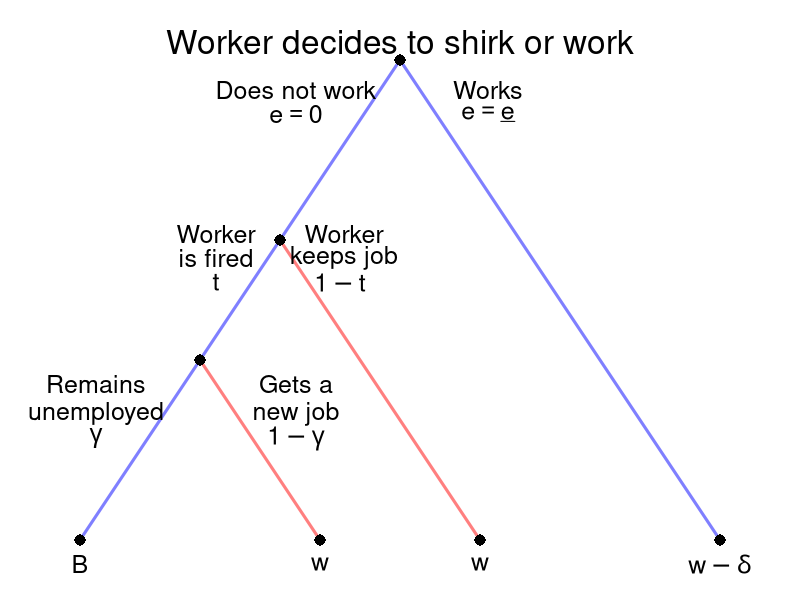

This figure's R source:
require(shape)
pdf(file = "employment/sequential_no_shirking.pdf", width = 9, height = 7)

#Set parameters for graphics
axislabelsize <- 1.5
labelsize <- 2
actionlabelsize <- 1.5
graphlinewidth <- 3
segmentlinewidth <- 2
nodesize <- 1.5

COL <- c("#7fc97f", "#beaed4", "#fdc086", "#ffff99", "#386cb0", "#f0027f", "#bf5b17", "#666666")
COLA <- c("#99d8c9","#66c2a4","#41ae76", "#238b45", "#005824")
COLB <- c("#4eb3d3", "#2b8cbe", "#0868ac","#084081")

par(mar =  c(0, 0, 0, 0))

xlims <- c(0, 10)
ylims <- c(0, 10)

npts <- 501 
x <- seq(xlims[1], xlims[2], length.out = npts)
y <- seq(ylims[1], ylims[2], length.out = npts) 

plot(0, 0, xlim = xlims, ylim = ylims, type = "n",
     xlab = expression(paste("")),
     ylab = expression(paste("")), 
     xaxt = "n", 
     yaxt = "n", 
     cex.lab = axislabelsize, 
     bty = "n",
     xaxs="i", 
     yaxs="i")

ticksy <- seq(from = 0, to = ylims[2], by = 2)
ylabels <- seq(from = 0, to = ylims[2], by = 2)
ticksx <- seq(from = 0, to = xlims[2], by = 2)
xlabels <- seq(from = 0, to = xlims[2], by = 2)

#Branches for Agent
#Fish 10
segments(5, 9, 1, 1, lty = 1, col = rgb(0, 0, 1, 0.5), lwd = graphlinewidth)
#Fish 12
segments(5, 9, 9, 1, lty = 1, col = rgb(0, 0, 1, 0.5), lwd = graphlinewidth)

#Branches for Agent
#From Aram Fishing 10
#Bina fishes 10
segments(3.5, 6, 6, 1, lty = 1, col = rgb(1, 0, 0, 0.5), lwd = graphlinewidth)
#Bina fishes 12
segments(2.5, 4, 4, 1, lty = 1, col = rgb(1, 0, 0, 0.5), lwd = graphlinewidth)

#From Aram fishing 12
#Bina fishes 10
#segments(7.5, 5, 6, 1, lty = 1, col = rgb(1, 0, 0, 0.5), lwd = graphlinewidth)


#Bina fishes 12
#segments(7.5, 5, 9, 1, lty = 1, col = rgb(1, 0, 0, 0.5), lwd = graphlinewidth)

#Initial node
points(5, 9, pch = 16, col = "black", cex = nodesize)

#P1 Nodes
points(2.5, 4, pch = 16, col = "black", cex = nodesize)
points(3.5, 6, pch = 16, col = "black", cex = nodesize) 

#P2 Terminal Nodes
points(1, 1, pch = 16, col = "black", cex = nodesize)
points(4, 1, pch = 16, col = "black", cex = nodesize)
points(6, 1, pch = 16, col = "black", cex = nodesize)
points(9, 1, pch = 16, col = "black", cex = nodesize)

text(5, 9.3, expression(paste("Worker decides to shirk or work")), cex = labelsize)

text(3.7, 8.5, expression(paste("Does not work")), cex = actionlabelsize)
text(3.7, 8.1, expression(paste(e == 0)), cex = actionlabelsize)


text(6.1, 8.5, expression(paste("Works")), cex = actionlabelsize)
text(6.1, 8.1, expression(paste(e == underline(e))), cex = actionlabelsize)

text(2.7, 6.1, expression(paste("Worker")), cex = actionlabelsize)
text(2.7, 5.7, expression(paste("is fired")), cex = actionlabelsize)

text(4.3, 6.1, expression(paste("Worker")), cex = actionlabelsize)
text(4.3, 5.7, expression(paste("keeps job")), cex = actionlabelsize)

text(2.7, 5.3, expression(paste(t)), cex = actionlabelsize)
text(4.25, 5.3, expression(paste(1-t)), cex = actionlabelsize)

text(1.2, 3.6, expression(paste("Remains")), cex = actionlabelsize)
text(1.2, 3.1, expression(paste("unemployed")), cex = actionlabelsize)


text(3.7, 3.6, expression(paste("Gets a")), cex = actionlabelsize)
text(3.7, 3.1, expression(paste("new job")), cex = actionlabelsize)

text(1.2, 2.7, expression(paste(gamma)), cex = actionlabelsize)
text(3.7, 2.7, expression(paste(1-gamma)), cex = actionlabelsize)


#Payoffs 
text(1, .6, expression("B"), cex = actionlabelsize)
text(4, .6, expression("w"), cex = actionlabelsize)
text(6, .6, expression("w"), cex = actionlabelsize)
text(9, .6, expression(paste(w - delta)), cex = actionlabelsize)

dev.off()
